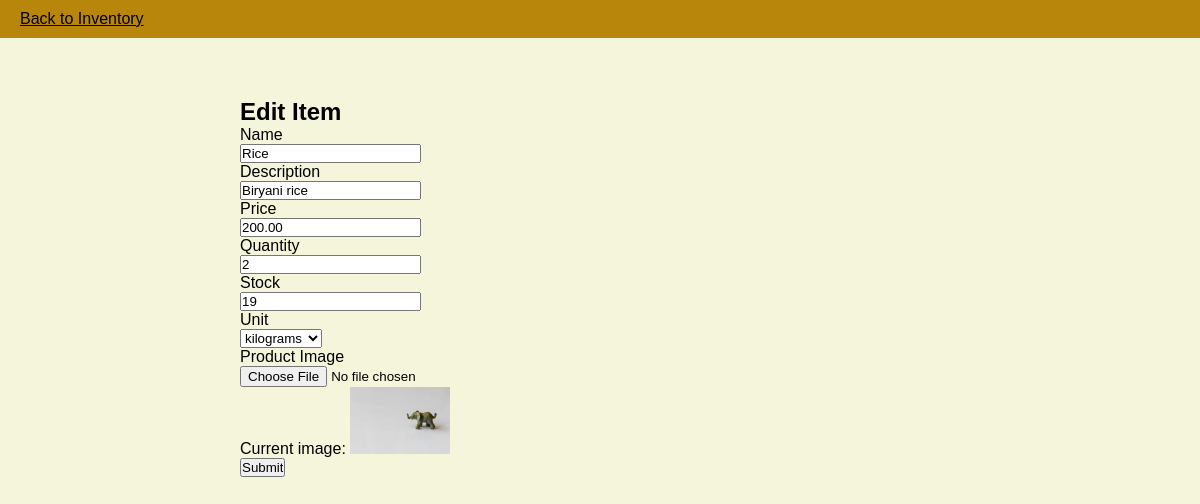
Page /edit-item/1 on the earlier database version.
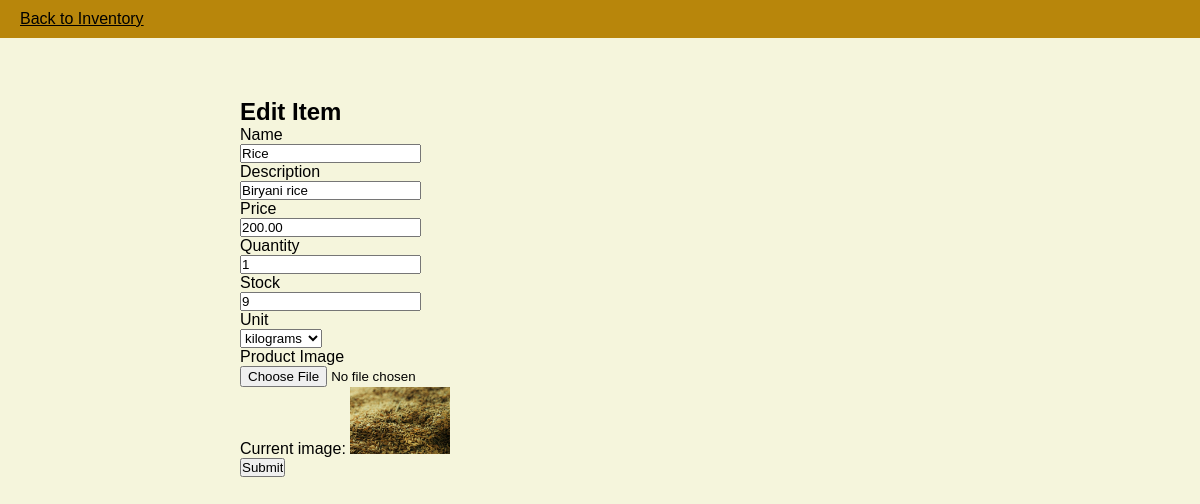
Same page on the later database version.
### models.py (models this page shows, shortened)
class InventoryItem(db.Model):
    __tablename__ = 'inventory_item'
    id = db.Column(db.Integer, primary_key=True)
    name = db.Column(db.String(150), nullable=False)
    quantity = db.Column(db.String(50), nullable=False)
    unit = db.Column(db.String(50), nullable=False)
    price = db.Column(db.Float, nullable=False)
    description = db.Column(db.String(255), nullable=True)
    stock = db.Column(db.Integer, default=0)
    image = db.Column(db.String(100), nullable=True)  # New field to store image filename

### app.py (the view, shortened to what this page needs)
@app.route('/edit-item/<int:item_id>', methods=['GET', 'POST'])
def edit_item(item_id):
    item = InventoryItem.query.get_or_404(item_id)
    form = ProductForm(obj=item)
    return render_template('edit_item.html', form=form, item=item)

### forms.py
class ProductForm(FlaskForm):
    name = StringField('Name', validators=[DataRequired()])
    description = StringField('Description')
    price = DecimalField('Price', validators=[DataRequired()])
    quantity = IntegerField('Quantity', validators=[DataRequired()])
    unit = SelectField('Unit', choices=[('litres', 'litres'), ('kilograms', 'kilograms'), ('grams', 'grams'), ('milligrams', 'milligrams'), ('millilitre', 'millilitre')], validators=[DataRequired()])
    stock = IntegerField('Stock', validators=[DataRequired()])
    image = FileField('Product Image', validators=[FileAllowed(['jpg', 'png', 'jpeg'], 'Images only!')])
    submit = SubmitField('Submit')

### app.py (called while the page is built)
@app.before_request
def before_request():
    if 'cart' not in session:
        session['cart'] = {}  # Initialize cart as a dictionary

### templates/edit_item.html (shortened to what this page needs)
<!DOCTYPE html>
<html lang="en">
<head>
    <link rel="stylesheet" href="{{ url_for('static', filename='css/style.css') }}">
</head>
<body>
    <header>
        <a href="{{ url_for('inventory') }}">Back to Inventory</a>
    </header>
    <main>
        <h2>Edit Item</h2>
        <form method="POST" enctype="multipart/form-data">
            <div>
                {{ form.name.label }}<br>
                {{ form.name() }}<br>
            </div>
            <div>
                {{ form.description.label }}<br>
                {{ form.description(rows=4, cols=50) }}<br>
            </div>
            <div>
                {{ form.price.label }}<br>
                {{ form.price() }}<br>
            </div>
            <div>
                {{ form.quantity.label }}<br>
                {{ form.quantity() }}<br>
            </div>
            <div>
                {{ form.stock.label }}<br>
                {{ form.stock() }}<br>
            </div>
            <div>
                {{ form.unit.label }}<br>
                {{ form.unit() }}<br>
            </div>
            <div>
                {{ form.image.label }}<br>
                {{ form.image() }}<br>
                {% if form.image.data %}
                    <p>Current image: <img src="{{ url_for('static', filename='images/' + form.image.data) }}" alt="Product Image" style="width: 100px; height: auto;"></p>
                {% endif %}
            </div>
            <div>
                {{ form.submit() }}
            </div>
        </form>
    </main>
</body>
</html>

Differences in the rows shown:
changed InventoryItem "Rice": quantity "2" → "1"; stock "19" → "9"; image: a different picture
